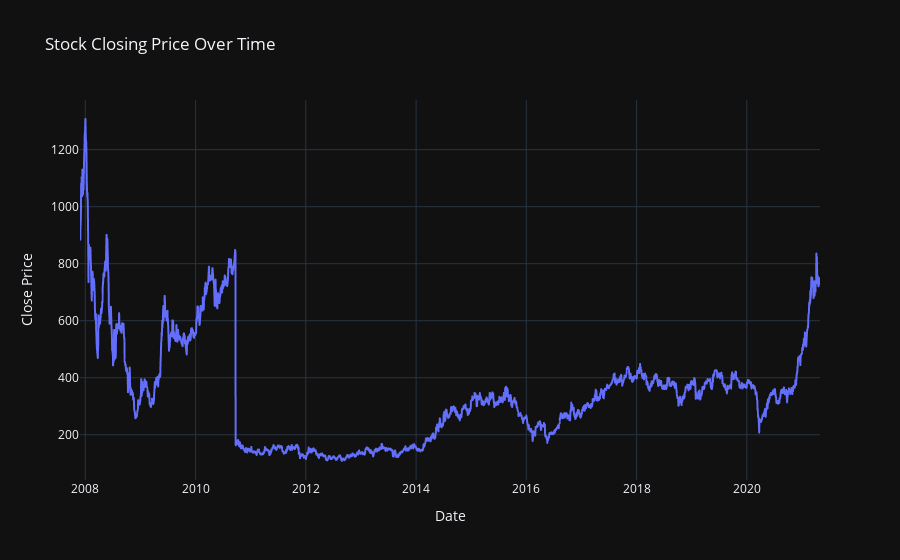

Here is the notebook cell this chart was saved with:
### Code cell
fig = px.line(df, x='Date', y='Close', title='Stock Closing Price Over Time',
              labels={'Close': 'Closing Price', 'Date': 'Date'})

# Add hover data to display values
fig.update_traces(hovertemplate='Date: %{x}<br>Close: %{y}')

# Customize layout for better interactivity
fig.update_layout(
    hovermode='x unified',  # Show tooltip for x-axis alignment
    xaxis_title="Date",
    yaxis_title="Close Price",
    template="plotly_dark"  # Optional theme
)

# Show the plot
fig.show()

### Figure 1 — Plotly figure (JSON) as saved in the notebook; plotly's stock layout.template omitted (floating-point values rounded to 4 significant figures; data arrays with more than 128 entries replaced by an {"elided": "..."} marker saying what was removed)
{"data": [{"hovertemplate": "Date: %{x}<br>Close: %{y}", "legendgroup": "", "line": {"color": "#636efa", "dash": "solid"}, "marker": {"symbol": "circle"}, "mode": "lines", "name": "", "showlegend": false, "type": "scattergl", "x": {"elided": "3322 str values"}, "xaxis": "x", "y": {"elided": "3322 float values"}, "yaxis": "y"}], "layout": {"hovermode": "x unified", "legend": {"tracegroupgap": 0}, "title": {"text": "Stock Closing Price Over Time"}, "xaxis": {"anchor": "y", "domain": [0, 1], "title": {"text": "Date"}}, "yaxis": {"anchor": "x", "domain": [0, 1], "title": {"text": "Close Price"}}}}
